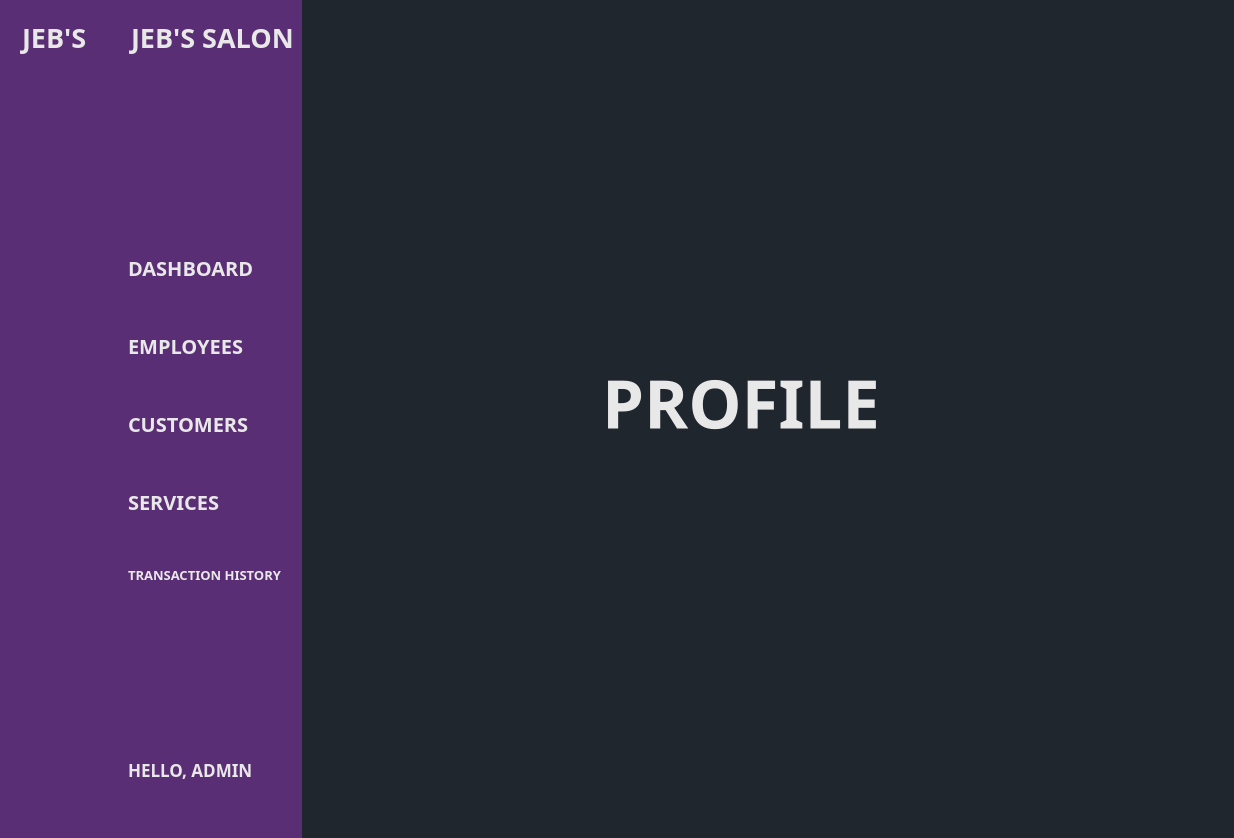
<?xml version="1.0" encoding="UTF-8"?>
<ui version="4.0">
 <class>MainWindow</class>
 <widget class="QMainWindow" name="MainWindow">
  <property name="geometry">
   <rect>
    <x>0</x>
    <y>0</y>
    <width>1234</width>
    <height>838</height>
   </rect>
  </property>
  <property name="font">
   <font>
    <pointsize>20</pointsize>
   </font>
  </property>
  <property name="windowTitle">
   <string>MainWindow</string>
  </property>
  <property name="styleSheet">
   <string notr="true">#main_screen{
    background-color: #20262E;
}

#side_bar, #side_bar_icon_only{
    background-color: #5A2E74;
}

QPushButton{
	text-align: center;
	color: #E9E8E8;
    border: none;
    background: none;
}



QLabel{
	color: #E9E8E8;
}
</string>
  </property>
  <widget class="QWidget" name="centralwidget">
   <layout class="QGridLayout" name="gridLayout_2">
    <property name="leftMargin">
     <number>0</number>
    </property>
    <property name="topMargin">
     <number>0</number>
    </property>
    <property name="rightMargin">
     <number>0</number>
    </property>
    <property name="bottomMargin">
     <number>0</number>
    </property>
    <property name="spacing">
     <number>0</number>
    </property>
    <item row="0" column="2">
     <widget class="QWidget" name="main_screen" native="true">
      <layout class="QVBoxLayout" name="verticalLayout_16">
       <property name="spacing">
        <number>0</number>
       </property>
       <property name="leftMargin">
        <number>0</number>
       </property>
       <property name="rightMargin">
        <number>0</number>
       </property>
       <item>
        <widget class="QWidget" name="header_widget" native="true">
         <layout class="QHBoxLayout" name="horizontalLayout_2">
          <item>
           <widget class="QPushButton" name="toggle_side_bar_btn">
            <property name="cursor">
             <cursorShape>PointingHandCursor</cursorShape>
            </property>
            <property name="styleSheet">
             <string notr="true"/>
            </property>
            <property name="text">
             <string/>
            </property>
            <property name="icon">
             <iconset resource="../static/icons/resourcs.qrc">
              <normaloff>:/menu_light.svg</normaloff>:/menu_light.svg</iconset>
            </property>
            <property name="iconSize">
             <size>
              <width>30</width>
              <height>30</height>
             </size>
            </property>
            <property name="checkable">
             <bool>true</bool>
            </property>
           </widget>
          </item>
          <item>
           <spacer name="horizontalSpacer">
            <property name="orientation">
             <enum>Qt::Horizontal</enum>
            </property>
            <property name="sizeHint" stdset="0">
             <size>
              <width>40</width>
              <height>20</height>
             </size>
            </property>
           </spacer>
          </item>
         </layout>
        </widget>
       </item>
       <item>
        <widget class="QStackedWidget" name="stackedWidget">
         <property name="styleSheet">
          <string notr="true">background-color: #20262E;</string>
         </property>
         <property name="currentIndex">
          <number>4</number>
         </property>
         <widget class="QWidget" name="dashboard_page">
          <widget class="QLabel" name="label_2">
           <property name="geometry">
            <rect>
             <x>260</x>
             <y>210</y>
             <width>351</width>
             <height>231</height>
            </rect>
           </property>
           <property name="font">
            <font>
             <family>JetBrains Mono</family>
             <pointsize>50</pointsize>
             <bold>true</bold>
            </font>
           </property>
           <property name="text">
            <string>DASHBOARD</string>
           </property>
          </widget>
         </widget>
         <widget class="QWidget" name="employees_page">
          <widget class="QLabel" name="label_3">
           <property name="geometry">
            <rect>
             <x>260</x>
             <y>190</y>
             <width>351</width>
             <height>231</height>
            </rect>
           </property>
           <property name="font">
            <font>
             <family>JetBrains Mono</family>
             <pointsize>50</pointsize>
             <bold>true</bold>
            </font>
           </property>
           <property name="text">
            <string>EMPLOYEES</string>
           </property>
          </widget>
         </widget>
         <widget class="QWidget" name="customers_page">
          <widget class="QLabel" name="label_5">
           <property name="geometry">
            <rect>
             <x>270</x>
             <y>210</y>
             <width>351</width>
             <height>231</height>
            </rect>
           </property>
           <property name="font">
            <font>
             <family>JetBrains Mono</family>
             <pointsize>50</pointsize>
             <bold>true</bold>
            </font>
           </property>
           <property name="text">
            <string>CUSTOMERS</string>
           </property>
          </widget>
         </widget>
         <widget class="QWidget" name="services_page">
          <widget class="QLabel" name="label_6">
           <property name="geometry">
            <rect>
             <x>290</x>
             <y>210</y>
             <width>321</width>
             <height>231</height>
            </rect>
           </property>
           <property name="font">
            <font>
             <family>JetBrains Mono</family>
             <pointsize>50</pointsize>
             <bold>true</bold>
            </font>
           </property>
           <property name="text">
            <string>SERVICES</string>
           </property>
          </widget>
         </widget>
         <widget class="QWidget" name="profile_page">
          <widget class="QLabel" name="label_8">
           <property name="geometry">
            <rect>
             <x>300</x>
             <y>240</y>
             <width>281</width>
             <height>231</height>
            </rect>
           </property>
           <property name="font">
            <font>
             <family>JetBrains Mono</family>
             <pointsize>50</pointsize>
             <bold>true</bold>
            </font>
           </property>
           <property name="text">
            <string>PROFILE</string>
           </property>
          </widget>
         </widget>
         <widget class="QWidget" name="transaction_history_page">
          <widget class="QLabel" name="label_7">
           <property name="geometry">
            <rect>
             <x>90</x>
             <y>210</y>
             <width>731</width>
             <height>291</height>
            </rect>
           </property>
           <property name="font">
            <font>
             <family>JetBrains Mono</family>
             <pointsize>50</pointsize>
             <bold>true</bold>
            </font>
           </property>
           <property name="text">
            <string>TRANSCTION HISTORY</string>
           </property>
          </widget>
         </widget>
        </widget>
       </item>
       <item>
        <widget class="QWidget" name="footer_widget" native="true">
         <layout class="QHBoxLayout" name="horizontalLayout_3">
          <item>
           <spacer name="horizontalSpacer_2">
            <property name="orientation">
             <enum>Qt::Horizontal</enum>
            </property>
            <property name="sizeHint" stdset="0">
             <size>
              <width>858</width>
              <height>20</height>
             </size>
            </property>
           </spacer>
          </item>
          <item>
           <widget class="QPushButton" name="pushButton_13">
            <property name="cursor">
             <cursorShape>PointingHandCursor</cursorShape>
            </property>
            <property name="text">
             <string/>
            </property>
            <property name="icon">
             <iconset resource="../static/icons/resourcs.qrc">
              <normaloff>:/sign_out_light.svg</normaloff>:/sign_out_light.svg</iconset>
            </property>
            <property name="iconSize">
             <size>
              <width>30</width>
              <height>30</height>
             </size>
            </property>
           </widget>
          </item>
         </layout>
        </widget>
       </item>
      </layout>
     </widget>
    </item>
    <item row="0" column="1">
     <widget class="QWidget" name="side_bar" native="true">
      <property name="enabled">
       <bool>true</bool>
      </property>
      <property name="styleSheet">
       <string notr="true">QLabel{
	padding-left: 5px;

}

QPushButton{
	text-align: left;
	padding-left: 10px;
	padding-right: 10px;
	border-top-left-radius: 10px;
	border-bottom-left-radius: 10px
}

QPushButton:checked{
	background-color: #E2CFEA;
	color: #2C2C3B;
}</string>
      </property>
      <layout class="QVBoxLayout" name="verticalLayout_15">
       <property name="leftMargin">
        <number>9</number>
       </property>
       <property name="rightMargin">
        <number>0</number>
       </property>
       <item>
        <layout class="QVBoxLayout" name="verticalLayout_12">
         <property name="topMargin">
          <number>10</number>
         </property>
         <item>
          <widget class="QLabel" name="label_4">
           <property name="font">
            <font>
             <family>JetBrains Mono</family>
             <pointsize>20</pointsize>
             <bold>true</bold>
            </font>
           </property>
           <property name="text">
            <string>JEB'S SALON</string>
           </property>
          </widget>
         </item>
         <item>
          <spacer name="verticalSpacer_14">
           <property name="orientation">
            <enum>Qt::Vertical</enum>
           </property>
           <property name="sizeType">
            <enum>QSizePolicy::Expanding</enum>
           </property>
           <property name="sizeHint" stdset="0">
            <size>
             <width>20</width>
             <height>78</height>
            </size>
           </property>
          </spacer>
         </item>
        </layout>
       </item>
       <item>
        <layout class="QVBoxLayout" name="verticalLayout_13">
         <property name="spacing">
          <number>50</number>
         </property>
         <item>
          <widget class="QPushButton" name="dashboard_button">
           <property name="font">
            <font>
             <family>JetBrains Mono</family>
             <pointsize>15</pointsize>
             <bold>true</bold>
            </font>
           </property>
           <property name="cursor">
            <cursorShape>PointingHandCursor</cursorShape>
           </property>
           <property name="styleSheet">
            <string notr="true"/>
           </property>
           <property name="text">
            <string>DASHBOARD</string>
           </property>
           <property name="icon">
            <iconset resource="../static/icons/resourcs.qrc">
             <normaloff>:/dashboard_light.svg</normaloff>
             <normalon>:/dashboard_dark.svg</normalon>:/dashboard_light.svg</iconset>
           </property>
           <property name="iconSize">
            <size>
             <width>30</width>
             <height>30</height>
            </size>
           </property>
           <property name="checkable">
            <bool>true</bool>
           </property>
           <property name="autoExclusive">
            <bool>true</bool>
           </property>
          </widget>
         </item>
         <item>
          <widget class="QPushButton" name="employees_button">
           <property name="font">
            <font>
             <family>JetBrains Mono</family>
             <pointsize>15</pointsize>
             <bold>true</bold>
            </font>
           </property>
           <property name="cursor">
            <cursorShape>PointingHandCursor</cursorShape>
           </property>
           <property name="text">
            <string>EMPLOYEES</string>
           </property>
           <property name="icon">
            <iconset resource="../static/icons/resourcs.qrc">
             <normaloff>:/employees_light.svg</normaloff>
             <normalon>:/employees_dark.svg</normalon>:/employees_light.svg</iconset>
           </property>
           <property name="iconSize">
            <size>
             <width>30</width>
             <height>30</height>
            </size>
           </property>
           <property name="checkable">
            <bool>true</bool>
           </property>
           <property name="autoExclusive">
            <bool>true</bool>
           </property>
          </widget>
         </item>
         <item>
          <widget class="QPushButton" name="customers_button">
           <property name="font">
            <font>
             <family>JetBrains Mono</family>
             <pointsize>15</pointsize>
             <bold>true</bold>
            </font>
           </property>
           <property name="cursor">
            <cursorShape>PointingHandCursor</cursorShape>
           </property>
           <property name="text">
            <string>CUSTOMERS</string>
           </property>
           <property name="icon">
            <iconset resource="../static/icons/resourcs.qrc">
             <normaloff>:/customers_light.svg</normaloff>
             <normalon>:/customers_dark.svg</normalon>:/customers_light.svg</iconset>
           </property>
           <property name="iconSize">
            <size>
             <width>30</width>
             <height>30</height>
            </size>
           </property>
           <property name="checkable">
            <bool>true</bool>
           </property>
           <property name="autoExclusive">
            <bool>true</bool>
           </property>
          </widget>
         </item>
         <item>
          <widget class="QPushButton" name="services_button">
           <property name="font">
            <font>
             <family>JetBrains Mono</family>
             <pointsize>15</pointsize>
             <bold>true</bold>
            </font>
           </property>
           <property name="cursor">
            <cursorShape>PointingHandCursor</cursorShape>
           </property>
           <property name="text">
            <string>SERVICES</string>
           </property>
           <property name="icon">
            <iconset resource="../static/icons/resourcs.qrc">
             <normaloff>:/services_light.svg</normaloff>
             <normalon>:/services_dark.svg</normalon>:/services_light.svg</iconset>
           </property>
           <property name="iconSize">
            <size>
             <width>30</width>
             <height>30</height>
            </size>
           </property>
           <property name="checkable">
            <bool>true</bool>
           </property>
           <property name="autoExclusive">
            <bool>true</bool>
           </property>
          </widget>
         </item>
         <item>
          <widget class="QPushButton" name="transac_history_button">
           <property name="font">
            <font>
             <family>JetBrains Mono</family>
             <pointsize>10</pointsize>
             <bold>true</bold>
            </font>
           </property>
           <property name="cursor">
            <cursorShape>PointingHandCursor</cursorShape>
           </property>
           <property name="text">
            <string>TRANSACTION HISTORY</string>
           </property>
           <property name="icon">
            <iconset resource="../static/icons/resourcs.qrc">
             <normaloff>:/receipt_light.svg</normaloff>
             <normalon>:/receipt_dark.svg</normalon>:/receipt_light.svg</iconset>
           </property>
           <property name="iconSize">
            <size>
             <width>30</width>
             <height>30</height>
            </size>
           </property>
           <property name="checkable">
            <bool>true</bool>
           </property>
           <property name="autoExclusive">
            <bool>true</bool>
           </property>
          </widget>
         </item>
        </layout>
       </item>
       <item>
        <layout class="QVBoxLayout" name="verticalLayout_14">
         <item>
          <spacer name="verticalSpacer_15">
           <property name="orientation">
            <enum>Qt::Vertical</enum>
           </property>
           <property name="sizeHint" stdset="0">
            <size>
             <width>20</width>
             <height>168</height>
            </size>
           </property>
          </spacer>
         </item>
         <item>
          <widget class="QPushButton" name="profile_button">
           <property name="font">
            <font>
             <family>JetBrains Mono</family>
             <pointsize>13</pointsize>
             <bold>true</bold>
            </font>
           </property>
           <property name="cursor">
            <cursorShape>PointingHandCursor</cursorShape>
           </property>
           <property name="text">
            <string>HELLO, ADMIN</string>
           </property>
           <property name="icon">
            <iconset resource="../static/icons/resourcs.qrc">
             <normaloff>:/admin_light.svg</normaloff>
             <normalon>:/admin_dark.svg</normalon>:/admin_light.svg</iconset>
           </property>
           <property name="iconSize">
            <size>
             <width>40</width>
             <height>40</height>
            </size>
           </property>
           <property name="checkable">
            <bool>true</bool>
           </property>
           <property name="checked">
            <bool>false</bool>
           </property>
           <property name="autoExclusive">
            <bool>true</bool>
           </property>
          </widget>
         </item>
         <item>
          <spacer name="verticalSpacer_16">
           <property name="orientation">
            <enum>Qt::Vertical</enum>
           </property>
           <property name="sizeHint" stdset="0">
            <size>
             <width>20</width>
             <height>40</height>
            </size>
           </property>
          </spacer>
         </item>
        </layout>
       </item>
      </layout>
     </widget>
    </item>
    <item row="0" column="0">
     <widget class="QWidget" name="side_bar_icon_only" native="true">
      <property name="styleSheet">
       <string notr="true">QLabel{
	padding-right: 5px;
	padding-left: 5px;

}

QPushButton{
	border-radius: 10px;
}

QPushButton:checked{
	background-color: #E2CFEA;
	color: #2C2C3B;
}</string>
      </property>
      <layout class="QGridLayout" name="gridLayout">
       <property name="leftMargin">
        <number>9</number>
       </property>
       <property name="rightMargin">
        <number>9</number>
       </property>
       <item row="0" column="0">
        <layout class="QVBoxLayout" name="verticalLayout_6">
         <property name="topMargin">
          <number>10</number>
         </property>
         <item>
          <widget class="QLabel" name="label">
           <property name="font">
            <font>
             <family>JetBrains Mono</family>
             <pointsize>20</pointsize>
             <bold>true</bold>
            </font>
           </property>
           <property name="text">
            <string>JEB'S</string>
           </property>
          </widget>
         </item>
         <item>
          <spacer name="verticalSpacer_4">
           <property name="orientation">
            <enum>Qt::Vertical</enum>
           </property>
           <property name="sizeHint" stdset="0">
            <size>
             <width>20</width>
             <height>78</height>
            </size>
           </property>
          </spacer>
         </item>
        </layout>
       </item>
       <item row="1" column="0">
        <layout class="QVBoxLayout" name="verticalLayout_3">
         <property name="spacing">
          <number>50</number>
         </property>
         <item>
          <widget class="QPushButton" name="dashboard_icon_button">
           <property name="cursor">
            <cursorShape>PointingHandCursor</cursorShape>
           </property>
           <property name="styleSheet">
            <string notr="true"/>
           </property>
           <property name="text">
            <string/>
           </property>
           <property name="icon">
            <iconset resource="../static/icons/resourcs.qrc">
             <normaloff>:/dashboard_light.svg</normaloff>
             <normalon>:/dashboard_dark.svg</normalon>:/dashboard_light.svg</iconset>
           </property>
           <property name="iconSize">
            <size>
             <width>30</width>
             <height>30</height>
            </size>
           </property>
           <property name="checkable">
            <bool>true</bool>
           </property>
           <property name="autoExclusive">
            <bool>true</bool>
           </property>
          </widget>
         </item>
         <item>
          <widget class="QPushButton" name="employees_icon_button">
           <property name="cursor">
            <cursorShape>PointingHandCursor</cursorShape>
           </property>
           <property name="text">
            <string/>
           </property>
           <property name="icon">
            <iconset resource="../static/icons/resourcs.qrc">
             <normaloff>:/employees_light.svg</normaloff>
             <normalon>:/employees_dark.svg</normalon>:/employees_light.svg</iconset>
           </property>
           <property name="iconSize">
            <size>
             <width>30</width>
             <height>30</height>
            </size>
           </property>
           <property name="checkable">
            <bool>true</bool>
           </property>
           <property name="autoExclusive">
            <bool>true</bool>
           </property>
          </widget>
         </item>
         <item>
          <widget class="QPushButton" name="customers_icon_button">
           <property name="cursor">
            <cursorShape>PointingHandCursor</cursorShape>
           </property>
           <property name="text">
            <string/>
           </property>
           <property name="icon">
            <iconset resource="../static/icons/resourcs.qrc">
             <normaloff>:/customers_light.svg</normaloff>
             <normalon>:/customers_dark.svg</normalon>:/customers_light.svg</iconset>
           </property>
           <property name="iconSize">
            <size>
             <width>30</width>
             <height>30</height>
            </size>
           </property>
           <property name="checkable">
            <bool>true</bool>
           </property>
           <property name="autoExclusive">
            <bool>true</bool>
           </property>
          </widget>
         </item>
         <item>
          <widget class="QPushButton" name="services_icon_button">
           <property name="cursor">
            <cursorShape>PointingHandCursor</cursorShape>
           </property>
           <property name="text">
            <string/>
           </property>
           <property name="icon">
            <iconset resource="../static/icons/resourcs.qrc">
             <normaloff>:/services_light.svg</normaloff>
             <normalon>:/services_dark.svg</normalon>:/services_light.svg</iconset>
           </property>
           <property name="iconSize">
            <size>
             <width>30</width>
             <height>30</height>
            </size>
           </property>
           <property name="checkable">
            <bool>true</bool>
           </property>
           <property name="autoExclusive">
            <bool>true</bool>
           </property>
          </widget>
         </item>
         <item>
          <widget class="QPushButton" name="transac_history_button_2">
           <property name="cursor">
            <cursorShape>PointingHandCursor</cursorShape>
           </property>
           <property name="text">
            <string/>
           </property>
           <property name="icon">
            <iconset resource="../static/icons/resourcs.qrc">
             <normaloff>:/receipt_light.svg</normaloff>
             <normalon>:/receipt_dark.svg</normalon>:/receipt_light.svg</iconset>
           </property>
           <property name="iconSize">
            <size>
             <width>30</width>
             <height>30</height>
            </size>
           </property>
           <property name="checkable">
            <bool>true</bool>
           </property>
           <property name="autoExclusive">
            <bool>true</bool>
           </property>
          </widget>
         </item>
        </layout>
       </item>
       <item row="2" column="0">
        <layout class="QVBoxLayout" name="verticalLayout_5">
         <item>
          <spacer name="verticalSpacer">
           <property name="orientation">
            <enum>Qt::Vertical</enum>
           </property>
           <property name="sizeHint" stdset="0">
            <size>
             <width>20</width>
             <height>168</height>
            </size>
           </property>
          </spacer>
         </item>
         <item>
          <widget class="QPushButton" name="profile_icon_button">
           <property name="cursor">
            <cursorShape>PointingHandCursor</cursorShape>
           </property>
           <property name="text">
            <string/>
           </property>
           <property name="icon">
            <iconset resource="../static/icons/resourcs.qrc">
             <normaloff>:/admin_light.svg</normaloff>
             <normalon>:/admin_dark.svg</normalon>:/admin_light.svg</iconset>
           </property>
           <property name="iconSize">
            <size>
             <width>40</width>
             <height>40</height>
            </size>
           </property>
           <property name="checkable">
            <bool>true</bool>
           </property>
           <property name="autoExclusive">
            <bool>true</bool>
           </property>
          </widget>
         </item>
         <item>
          <spacer name="verticalSpacer_2">
           <property name="orientation">
            <enum>Qt::Vertical</enum>
           </property>
           <property name="sizeHint" stdset="0">
            <size>
             <width>20</width>
             <height>40</height>
            </size>
           </property>
          </spacer>
         </item>
        </layout>
       </item>
      </layout>
     </widget>
    </item>
   </layout>
  </widget>
 </widget>
 <resources>
  <include location="../static/icons/resourcs.qrc"/>
 </resources>
 <connections>
  <connection>
   <sender>services_button</sender>
   <signal>toggled(bool)</signal>
   <receiver>services_icon_button</receiver>
   <slot>setChecked(bool)</slot>
   <hints>
    <hint type="sourcelabel">
     <x>264</x>
     <y>479</y>
    </hint>
    <hint type="destinationlabel">
     <x>96</x>
     <y>479</y>
    </hint>
   </hints>
  </connection>
  <connection>
   <sender>transac_history_button</sender>
   <signal>toggled(bool)</signal>
   <receiver>transac_history_button_2</receiver>
   <slot>setChecked(bool)</slot>
   <hints>
    <hint type="sourcelabel">
     <x>264</x>
     <y>559</y>
    </hint>
    <hint type="destinationlabel">
     <x>90</x>
     <y>559</y>
    </hint>
   </hints>
  </connection>
  <connection>
   <sender>dashboard_button</sender>
   <signal>toggled(bool)</signal>
   <receiver>dashboard_icon_button</receiver>
   <slot>setChecked(bool)</slot>
   <hints>
    <hint type="sourcelabel">
     <x>261</x>
     <y>239</y>
    </hint>
    <hint type="destinationlabel">
     <x>95</x>
     <y>239</y>
    </hint>
   </hints>
  </connection>
  <connection>
   <sender>employees_icon_button</sender>
   <signal>toggled(bool)</signal>
   <receiver>employees_button</receiver>
   <slot>setChecked(bool)</slot>
   <hints>
    <hint type="sourcelabel">
     <x>69</x>
     <y>292</y>
    </hint>
    <hint type="destinationlabel">
     <x>259</x>
     <y>319</y>
    </hint>
   </hints>
  </connection>
  <connection>
   <sender>profile_icon_button</sender>
   <signal>toggled(bool)</signal>
   <receiver>profile_button</receiver>
   <slot>setChecked(bool)</slot>
   <hints>
    <hint type="sourcelabel">
     <x>72</x>
     <y>748</y>
    </hint>
    <hint type="destinationlabel">
     <x>262</x>
     <y>781</y>
    </hint>
   </hints>
  </connection>
  <connection>
   <sender>profile_button</sender>
   <signal>toggled(bool)</signal>
   <receiver>profile_icon_button</receiver>
   <slot>setChecked(bool)</slot>
   <hints>
    <hint type="sourcelabel">
     <x>260</x>
     <y>781</y>
    </hint>
    <hint type="destinationlabel">
     <x>83</x>
     <y>742</y>
    </hint>
   </hints>
  </connection>
  <connection>
   <sender>transac_history_button_2</sender>
   <signal>toggled(bool)</signal>
   <receiver>transac_history_button</receiver>
   <slot>setChecked(bool)</slot>
   <hints>
    <hint type="sourcelabel">
     <x>70</x>
     <y>559</y>
    </hint>
    <hint type="destinationlabel">
     <x>252</x>
     <y>559</y>
    </hint>
   </hints>
  </connection>
  <connection>
   <sender>employees_button</sender>
   <signal>toggled(bool)</signal>
   <receiver>employees_icon_button</receiver>
   <slot>setChecked(bool)</slot>
   <hints>
    <hint type="sourcelabel">
     <x>274</x>
     <y>319</y>
    </hint>
    <hint type="destinationlabel">
     <x>93</x>
     <y>319</y>
    </hint>
   </hints>
  </connection>
  <connection>
   <sender>customers_button</sender>
   <signal>toggled(bool)</signal>
   <receiver>customers_icon_button</receiver>
   <slot>setChecked(bool)</slot>
   <hints>
    <hint type="sourcelabel">
     <x>255</x>
     <y>399</y>
    </hint>
    <hint type="destinationlabel">
     <x>98</x>
     <y>399</y>
    </hint>
   </hints>
  </connection>
  <connection>
   <sender>services_icon_button</sender>
   <signal>toggled(bool)</signal>
   <receiver>services_button</receiver>
   <slot>setChecked(bool)</slot>
   <hints>
    <hint type="sourcelabel">
     <x>77</x>
     <y>459</y>
    </hint>
    <hint type="destinationlabel">
     <x>253</x>
     <y>479</y>
    </hint>
   </hints>
  </connection>
  <connection>
   <sender>customers_icon_button</sender>
   <signal>toggled(bool)</signal>
   <receiver>customers_button</receiver>
   <slot>setChecked(bool)</slot>
   <hints>
    <hint type="sourcelabel">
     <x>74</x>
     <y>374</y>
    </hint>
    <hint type="destinationlabel">
     <x>262</x>
     <y>399</y>
    </hint>
   </hints>
  </connection>
  <connection>
   <sender>dashboard_icon_button</sender>
   <signal>toggled(bool)</signal>
   <receiver>dashboard_button</receiver>
   <slot>setChecked(bool)</slot>
   <hints>
    <hint type="sourcelabel">
     <x>72</x>
     <y>214</y>
    </hint>
    <hint type="destinationlabel">
     <x>258</x>
     <y>239</y>
    </hint>
   </hints>
  </connection>
 </connections>
</ui>
